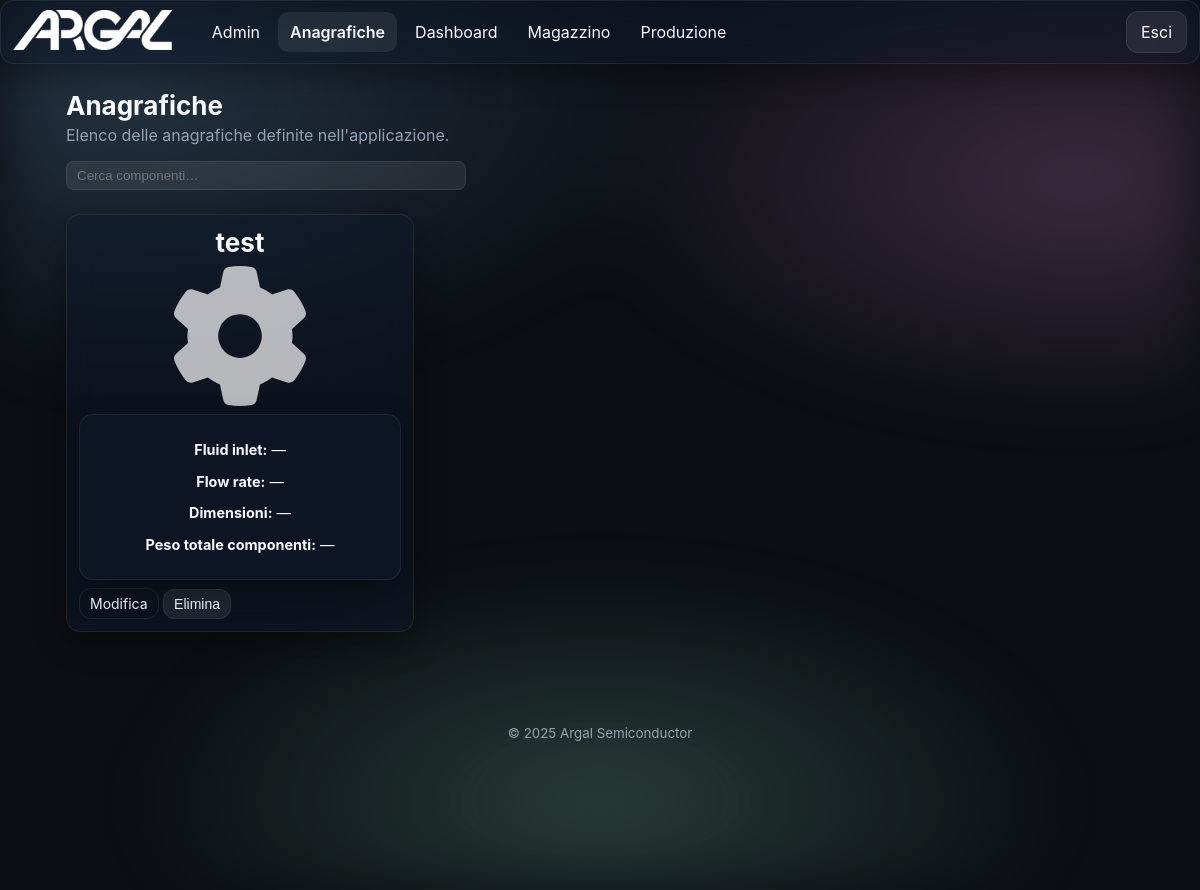
/products/ (signed in), run on an earlier commit of the app's database.
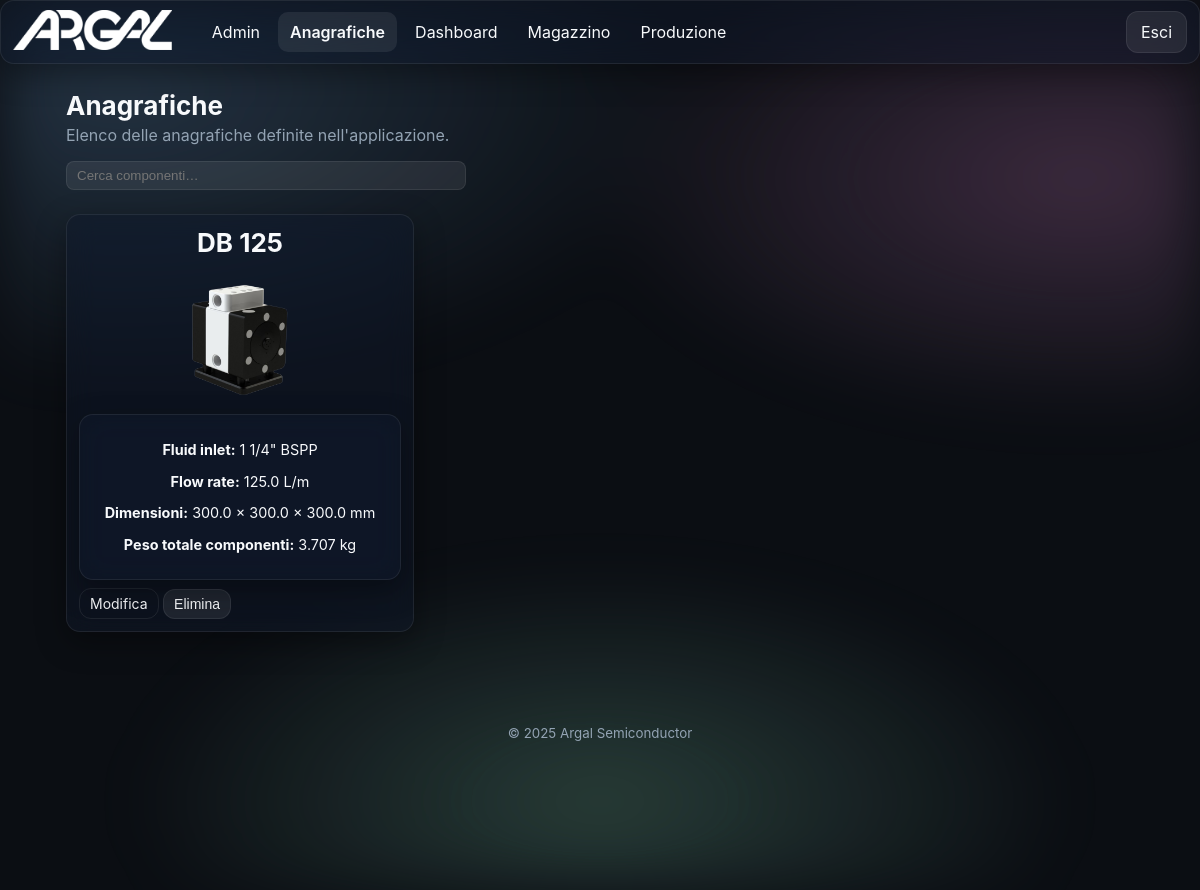
And on a later commit of the database.
### app/models.py (models this page shows)
class TimestampMixin(db.Model):
    __abstract__ = True
    created_at = db.Column(db.DateTime, default=datetime.utcnow)
    updated_at = db.Column(db.DateTime, default=datetime.utcnow, onupdate=datetime.utcnow)

class Product(TimestampMixin):
    __tablename__ = 'products'
    id = db.Column(db.Integer, primary_key=True)
    name = db.Column(db.String(200), nullable=False)
    description = db.Column(db.Text)
    revision = db.Column(db.Integer, default=1)
    revisionabile = db.Column(db.Boolean, default=False)
    image_filename = db.Column(db.String(200))
    flow_rate = db.Column(db.Float)
    max_pressure = db.Column(db.Float)
    dimension_x = db.Column(db.Float)
    dimension_y = db.Column(db.Float)
    dimension_z = db.Column(db.Float)
    quantity_in_stock = db.Column(db.Float, default=0)
    curve_image_filename = db.Column(db.String(200))
    fluid_in_let = db.Column(db.String(50))
    layer_in_lett = db.Column(db.String(50))
    noise = db.Column(db.Float)
    max_pressure_from = db.Column(db.Float)
    max_pressure_to = db.Column(db.Float)
    components = db.relationship('ProductComponent', backref='product', cascade='all, delete-orphan')
    bom_children = db.relationship('BOMLine',
                                   foreign_keys='BOMLine.padre_id',
                                   backref='padre',
                                   cascade='all, delete-orphan')
    bom_parents = db.relationship('BOMLine',
                                  foreign_keys='BOMLine.figlio_id',
                                  backref='figlio',
                                  cascade='all, delete-orphan')
    custom_values = db.relationship('CustomValue',
                                    primaryjoin="Product.id==CustomValue.product_id",
                                    backref='product',
                                    cascade='all, delete-orphan')

### app/blueprints/products/routes.py (the view)
@products_bp.route('/')
@login_required
def index():
    products = Product.query.order_by(Product.created_at.desc()).all()
    for p in products:
        total_weight = 0.0
        for comp in p.components:
            comp_weight = None
            try:
                if getattr(comp, 'component_master', None) and comp.component_master and comp.component_master.weight is not None:
                    comp_weight = comp.component_master.weight
                elif comp.weight is not None:
                    comp_weight = comp.weight
            except Exception:
                comp_weight = comp.weight if hasattr(comp, 'weight') else None
            if comp_weight is not None and comp.quantity is not None:
                try:
                    total_weight += float(comp_weight) * (comp.quantity or 0)
                except Exception:
                    pass
        p.total_weight = total_weight
    return render_template('products/index.html', products=products)

### app/models.py (called while the page is built)
@login_manager.user_loader
def load_user(user_id):
    try:
        return User.query.get(int(user_id))
    except Exception:
        return None

### app/templates/products/index.html (shortened to what this page needs)
{% extends 'base.html' %}
{% block content %}
<section class="section">
  <h2 class="section-title">Anagrafiche</h2>
  <p class="section-subtitle">Elenco delle anagrafiche definite nell'applicazione.</p>
  <div style="margin-top:12px; margin-bottom:12px;">
    <form id="product-search-form" class="product-search" style="max-width:400px; margin:0; position:relative;">
      <input id="product-search-input" type="search" placeholder="Cerca componenti…" autocomplete="off" style="width:100%; padding:6px 10px; border-radius:8px; border:1px solid var(--glass-stroke); background: var(--card); color: var(--text);">
    </form>
  </div>
  <div style="height:12px;"></div>
  {% if products|length == 0 %}
    <p class="muted">Nessun prodotto presente.</p>
  {% else %}
    <div class="grid grid-3" style="gap:12px;">
      {% for p in products %}
      <div class="card glass product-card" data-url="{{ url_for('products.detail', id=p.id) }}" style="padding:12px; cursor:pointer; min-height:300px;">
        <h3 class="section-title" style="margin:0 0 8px 0; text-align:center; width:100%; display:block;">{{ p.name }}</h3>
        <div style="height:140px; display:flex; align-items:center; justify-content:center; margin-bottom:8px;">
          {% if p.image_filename %}
            <img loading="lazy" src="{{ url_for('static', filename='uploads/' + p.image_filename) }}" alt="{{ p.name }}" style="max-width:100%; max-height:100%;">
          {% else %}
            <img src="{{ url_for('static', filename='img/gear.svg') }}" alt="{{ p.name }}" style="max-width:100%; max-height:100%; object-fit:contain; filter: invert(1); opacity:0.7;">
          {% endif %}
        </div>
        <div class="product-specs glass" style="padding:12px; margin-top:8px; text-align:center; font-size:0.9em;">
          <p><strong>Fluid inlet:</strong>
            {% if p.fluid_in_let %}
              {{ p.fluid_in_let }} BSPP
            {% else %}
              —
            {% endif %}
          </p>
          <p><strong>Flow rate:</strong>
            {% if p.flow_rate is not none %}
              {{ p.flow_rate }} L/m
            {% else %}
              —
            {% endif %}
          </p>
          <p><strong>Dimensioni:</strong>
            {% if p.dimension_x is not none or p.dimension_y is not none or p.dimension_z is not none %}
              {{ p.dimension_x if p.dimension_x is not none else '—' }} × {{ p.dimension_y if p.dimension_y is not none else '—' }} × {{ p.dimension_z if p.dimension_z is not none else '—' }} mm
            {% else %}
              —
            {% endif %}
          </p>
          <p><strong>Peso totale componenti:</strong> {% if p.total_weight %}{{ p.total_weight|round(3) }} kg{% else %}—{% endif %}</p>
        </div>
        <div style="margin-top:8px;">
          <a class="btn ghost small prevent-card-open" href="{{ url_for('products.edit', id=p.id) }}">Modifica</a>
          <form method="post" action="{{ url_for('products.delete', id=p.id) }}" style="display:inline;" class="prevent-card-open">
            <button class="btn danger small" type="submit" onclick="return confirm('Eliminare questo prodotto?');">Elimina</button>
          </form>
        </div>
      </div>
      {% endfor %}
    </div>
  {% endif %}
</section>
{% endblock %}

What changed in the data, as far as the page shows it:
removed Product: name "test", name (picture)
added Product: name "DB 125", image_filename (picture), fluid_in_let "1 1/4\"", flow_rate "125.0", dimension_x "300.0", dimension_y "300.0", dimension_z "300.0", total_weight "3.707"
